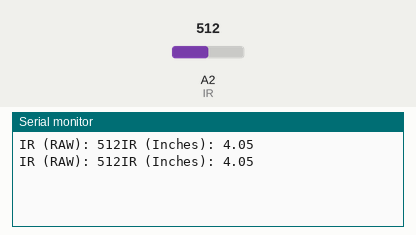
Recording of a sketch running on a simulated Arduino Uno, built with avr-gcc and run on an emulated ATmega328P. Shown: the last lines printed to the serial monitor. The test bench sets the inputs (shaded band); at power-on: A2 (IR) = 512.

Above: at 1.8 s.
1.9 s: A2 (IR) set to 0
At 2.8 s:
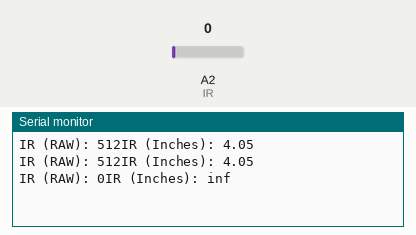
4.5 s: A2 (IR) set to 122
At 5.6 s:
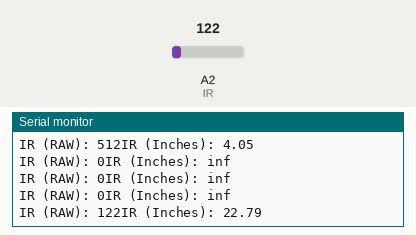

The sketch:

ir_sensor.ino
```cpp
/* FileName: ir_sensor
 *
 * Author: Ryan M. Bowen
 * Email:  rmb3518@gmail.com
 *
 * Description: Reads and converts analog IR sensor values.
 *              Designed for use in RoboCamp - Expert @ RIT
 *
 * Date Modified: 08/06/2013
 *
 * PIN_OUT:
 *            A2 <--- IR
 *
 * Hardware: Sharp IR GP2Y0A21
 */

// IR Pin
#define IR   A2

// IR sensor power curve coefficients
// Change to match measured values
double a = 7408.3;
double b = -1.204;

/**
 * setup - setup pin modes and serial port
 */
void setup() {

    // Setup the Serial Port
    Serial.begin(9600);

    // Set the IR for Input
    pinMode(IR, INPUT);

}

/**
 * Main loop read and output IR values
 */
void loop() {

  // Read a new IR value
  int irValue = readIR();

  // Output raw IR value
  Serial.print("IR (RAW): ");
  Serial.print(irValue);

  // Output the converted value (inches)
  Serial.print("IR (Inches): ");
  Serial.println(convertIRInches(irValue));

  // Delay for output
  delay(1000);

}

/**
 * readIR - Read and return the raw IR value
 *
 * @returns - IR Value in raw ADC value
 */
int readIR()
{
   return analogRead(IR);
}

/**
 * readIRInches - Reads and return the converted IR value
 *
 * @returns - IR Value in inches
 */
double readIRInches()
{
  return convertIRInches(readIR());
}

/**
 * convertIRInches - Converts raw IR ADC value to inches
 *
 * @returns - Converted raw ADC value to inches
 */
double convertIRInches(int rawValue)
{
     // change a and b to fit your sensor
     return a*pow(rawValue,b);
}
```

Measured:
- after the input at 1.9 s, the serial monitor: prints a new line after 0.10 s (image 1)
- after the input at 4.5 s, the serial monitor: prints a new line after 0.50 s (image 2)
